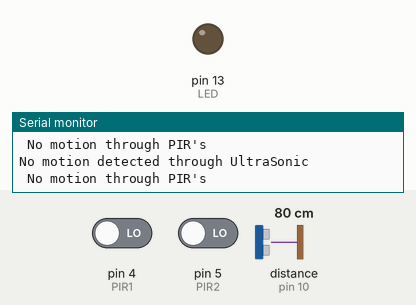
Simulated run of this sketch. Board: Arduino Uno, built with avr-gcc and run on an emulated ATmega328P. Parts: output pins drawn as LEDs (lit = HIGH), the last lines printed to the serial monitor. Dashed ring = blinking. The inputs (shaded band) are chosen by the test bench; at power-on: pin 4 (PIR1) LOW, distance to the obstacle (sensor on pin 10) 80 cm, pin 5 (PIR2) LOW. The echo pulse lasts 58.3 µs per cm.

Above: at 1.5 s.
1.6 s: pin 4 (PIR1) driven HIGH
At 3.2 s:
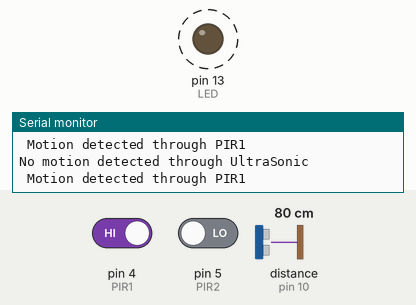
3.5 s: distance to the obstacle (sensor on pin 10) set to 2 cm
At 4.2 s:
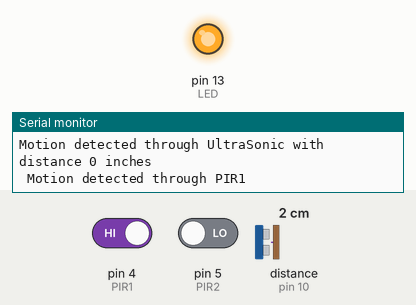
7.5 s: pin 5 (PIR2) driven LOW
Timing chart, 0 to 56.5 s (numbered marks = the images above; inputs shaded):
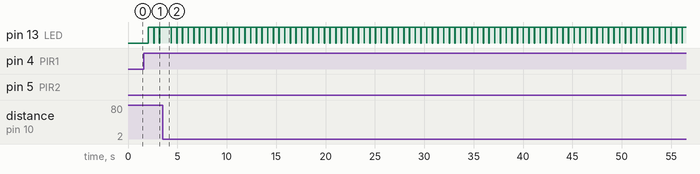

Measured:
- after the input at 1.6 s, pin 13 (LED): alternates HIGH for 0.55 s and LOW for 0.03 s, starting after 0.46 s

The sketch:

PIR_BT_Arduino.ino
```cpp
#include <SoftwareSerial.h>
#include <NewPing.h>
//pir
#define PIR1 4
#define PIR2 5
#define LED 13
SoftwareSerial BT(2,3); /// RX/TX

//ultra
int trig=9;
int echo=10;
NewPing sonar(trig, echo, 400);
int prev = 0;
int curr = 0;

void setup()
{
  //pir
  pinMode(PIR1, INPUT);
  pinMode(LED, OUTPUT);

  // Ultra
  pinMode(trig, OUTPUT);
  pinMode(echo, INPUT);
  Serial.begin(9600);
  BT.begin(9600);
  Serial.println(" PIR Motion Detector ");
  BT.println(" PIR Motion Detector ");
  delay(300);
  prev = curr = sonar.ping_cm()/2.54;
}
void loop()
{
  delay(500);
  curr = sonar.ping_cm()/2.54;
  int diff = curr-prev;
  if(diff<=-1 || diff>=1){
    Serial.print("Motion detected through UltraSonic with distance ");
    Serial.print(curr);
    Serial.println(" inches");
    BT.print("Motion detected through UltraSonic with distance ");
    BT.print(curr);
    BT.println(" inches");
    digitalWrite(LED, HIGH);
  }else{
    Serial.println("No motion detected through UltraSonic");
    BT.println("No motion detected through UltraSonic");
    digitalWrite(LED,LOW);
  }
  prev = curr;
  int P1 = digitalRead(PIR1);
  int P2 = digitalRead(PIR2);
  if(P1 == HIGH && P2 == HIGH)
  {
    Serial.println(" Motion detected through both PIR's");
    BT.println(" Motion detected through both PIR's");
    digitalWrite(LED, HIGH);
  }else if(P1 == HIGH && P2 != HIGH){
    Serial.println(" Motion detected through PIR1");
    BT.println(" Motion detected through PIR1");
    digitalWrite(LED, HIGH);
  }else if(P1 == HIGH && P2 != HIGH){
    Serial.println(" Motion detected through PIR1");
    BT.println(" Motion detected through PIR1");
    digitalWrite(LED, HIGH);
  }
  else
  {
    Serial.println(" No motion through PIR's");
    BT.println(" No motion through PIR's");
    digitalWrite(LED,LOW);
  }
}
```
